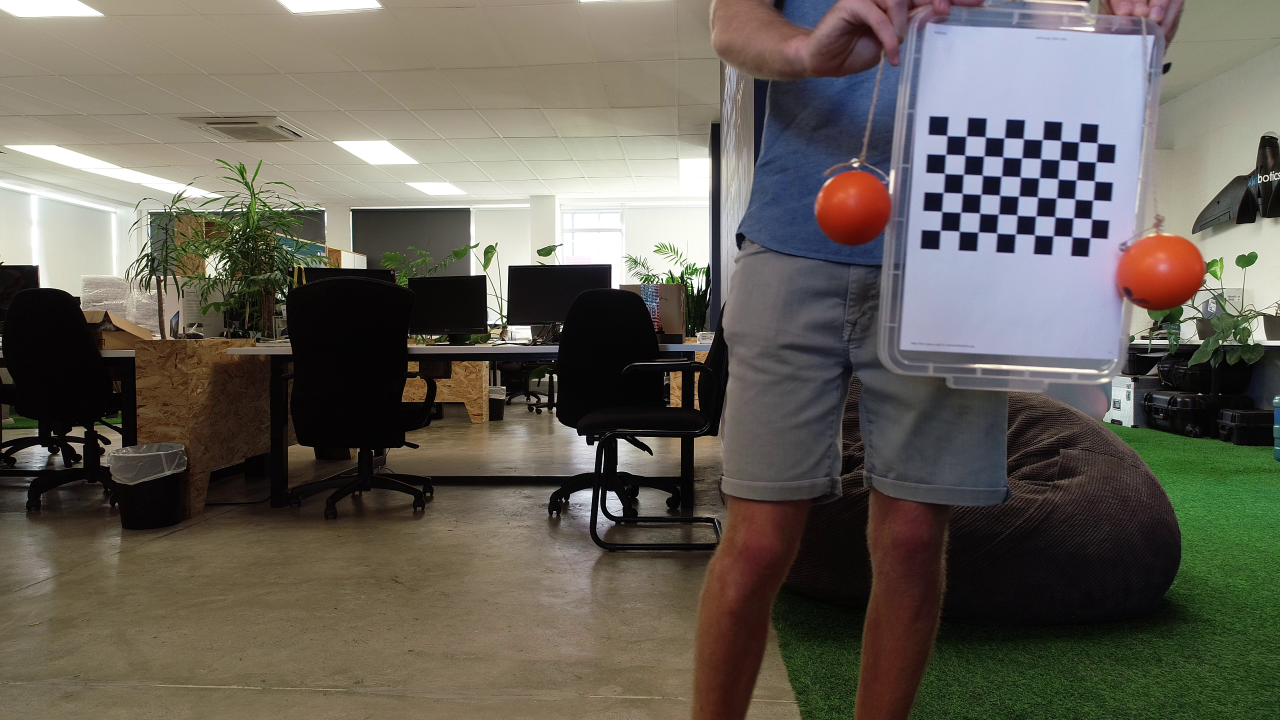
#> input picture Distortion Comparison/img00570.jpg, 3840 x 2160 px (shown at 1/3 size)
$ python undistort.py '../Distortion Comparison/img00570.jpg'   (older library calls are emulated)
#> lines starting #> are read from the running program, lines starting #| are printed output that depends on the picture
import cv2
import numpy as np
import sys

# You should replace these 3 lines with the output in calibration step
DIM=(3840, 2160)
K=np.array([[2647.186781807643, 0.0, 1878.5274352779973], [0.0, 2669.2275927477576, 1195.2691387923333], [0.0, 0.0, 1.0]])
D=np.array([[0.4049844368850051], [0.30451980081006014], [0.6897057803481883], [-0.39927211675933677]])
def undistort(img_path):
#> called with img_path = '../Distortion Comparison/img00570.jpg'
    img = cv2.imread(img_path)
#> img is the input picture: shape (2160, 3840, 3); mean B, G, R 87.2, 96.4, 101.2
    h,w = img.shape[:2]
#> h = 2160; w = 3840
    map1, map2 = cv2.fisheye.initUndistortRectifyMap(K, D, np.eye(3), K, DIM, cv2.CV_16SC2)
    undistorted_img = cv2.remap(img, map1, map2, interpolation=cv2.INTER_LINEAR, borderMode=cv2.BORDER_CONSTANT)
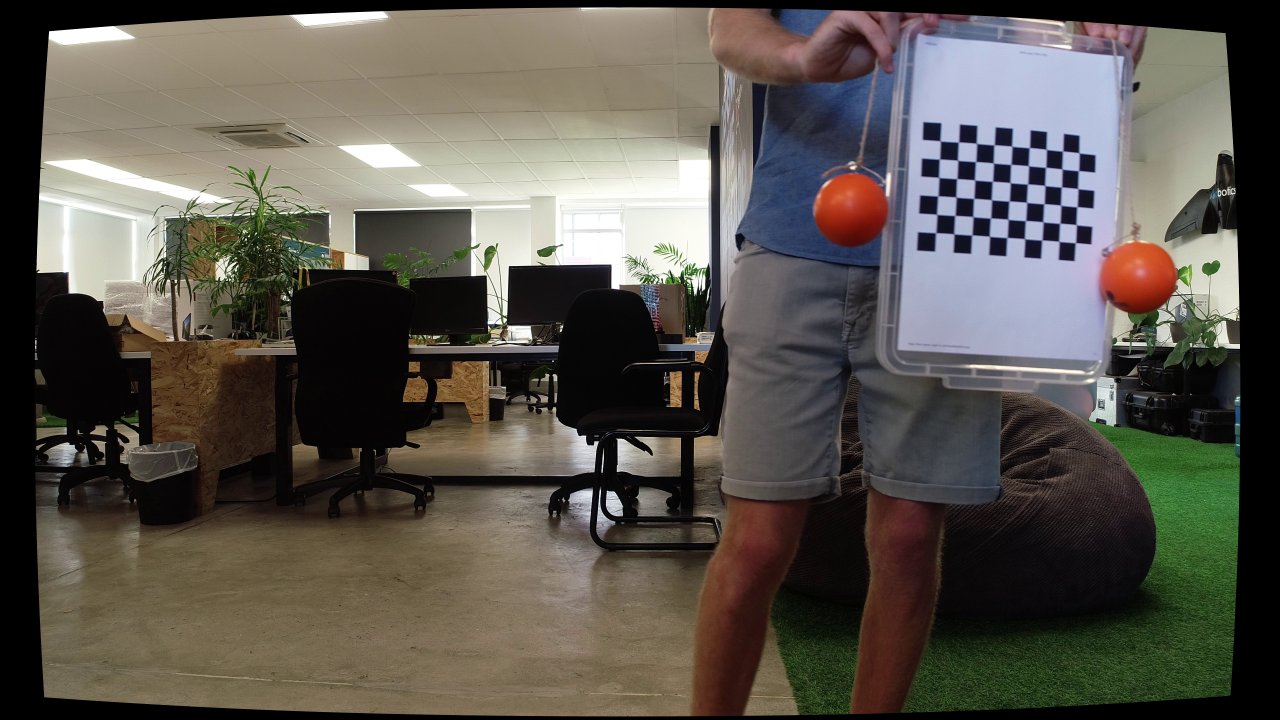
#> undistorted_img: shape (2160, 3840, 3) (shown at 1/3 size); mean B, G, R 78.2, 86.2, 90.8
    cv2.imshow("undistorted", undistorted_img)
    cv2.waitKey(0)
    cv2.destroyAllWindows()

if __name__ == '__main__':
    for p in sys.argv[1:]:
        undistort(p)
